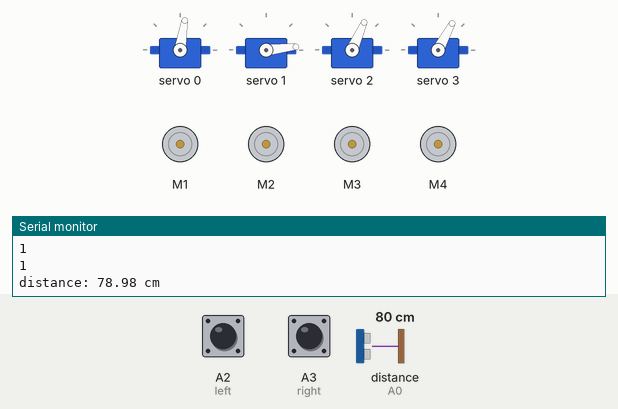
A sketch run on a simulated Arduino Uno, built with avr-gcc and run on an emulated ATmega328P. Parts: 4 × servo, 4 × DC motor (green arrow = forward, orange = backward, longer = faster), the last lines printed to the serial monitor. Wiring (inferred from the names in the program): ultrasonic range finder: trigger A1; echo A0. The test bench sets the inputs (shaded band); at power-on: distance to the obstacle (sensor on A0) 80 cm, A2 (left) HIGH, A3 (right) HIGH. The echo pulse lasts 58.3 µs per cm.

Above: at 1.2 s.
1.3 s: distance to the obstacle (sensor on A0) set to 12 cm
3.5 s: distance to the obstacle (sensor on A0) set to 9 cm
At 5.31 s:
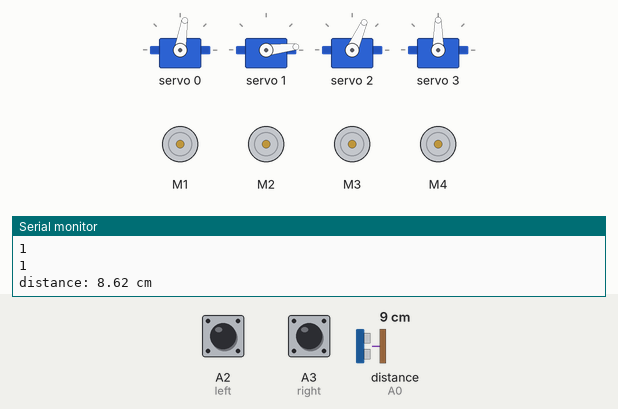
At 6.85 s:
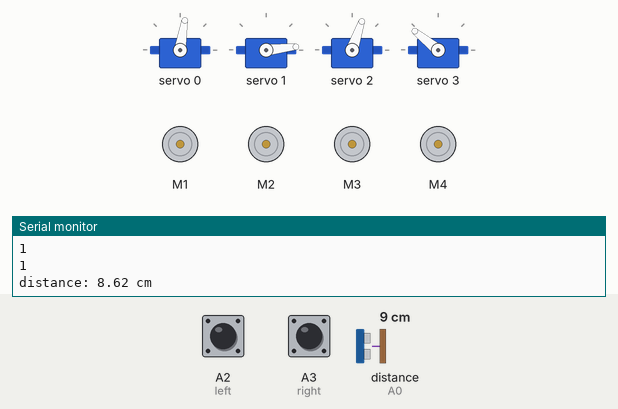
Timing chart, 0 to 25.1 s (numbered marks = the images above; inputs shaded):
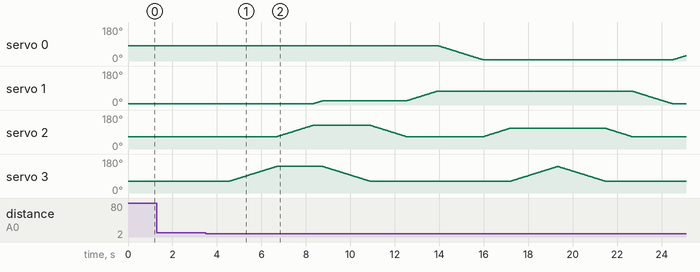

The sketch:

real_arduino_code.ino
```cpp
#include <AFMotor.h>
#include <Wire.h>
#include <Adafruit_PWMServoDriver.h>
Adafruit_PWMServoDriver srituhobby = Adafruit_PWMServoDriver();
//defining pins and variables
#define left A2
#define right A3
#define trigPin A1 // TRIG pin
#define echoPin A0 // ECHO pin
#define servo1 0
#define servo2 1
#define servo3 2
#define servo4 3
float duration_us, distance_cm;
//defining motors
AF_DCMotor motor1(1, MOTOR12_1KHZ);
AF_DCMotor motor2(2, MOTOR12_1KHZ);
AF_DCMotor motor3(3, MOTOR34_1KHZ);
AF_DCMotor motor4(4, MOTOR34_1KHZ);
void setup() {
 // begin serial port
 Serial.begin (9600);
 // configure the trigger pin to output mode
 pinMode(trigPin, OUTPUT);
 // configure the echo pin to input mode
pinMode(echoPin, INPUT);
 //declaring pin types
 pinMode(left,INPUT);
 pinMode(right,INPUT);
 srituhobby.begin();
 srituhobby.setPWMFreq(60);
 srituhobby.setPWM(servo1, 0, 340);
 srituhobby.setPWM(servo2, 0, 150);
 srituhobby.setPWM(servo3, 0, 300);
 srituhobby.setPWM(servo4, 0, 290);

}
void loop(){
 // generate 10-microsecond pulse to TRIG pin
 digitalWrite(trigPin, HIGH);
 delayMicroseconds(10);
 digitalWrite(trigPin, LOW);
 // measure duration of pulse from ECHO pin
 duration_us = pulseIn(echoPin, HIGH);
 // calculate the distance
 distance_cm = 0.017 * duration_us;
 // print the value to Serial Monitor
 Serial.print("distance: ");
 Serial.print(distance_cm);
 Serial.println(" cm");

 if(distance_cm <= 10.00){
 motor1.run(RELEASE);
 motor1.setSpeed(0);
 motor2.run(RELEASE);
 motor2.setSpeed(0);
 motor3.run(RELEASE);
 motor3.setSpeed(0);
 motor4.run(RELEASE);
 motor4.setSpeed(0);
 delay(1000);
 robotArm();
 }
 else{
 //printing values of the sensors to the serial monitor
 Serial.println(digitalRead(left));

 Serial.println(digitalRead(right));
 //line detected by both
 if(digitalRead(left)==0 && digitalRead(right)==0){
 //Forward
 motor1.run(FORWARD);
 motor1.setSpeed(120);
 motor2.run(FORWARD);
 motor2.setSpeed(120);
 motor3.run(FORWARD);
 motor3.setSpeed(120);
 motor4.run(FORWARD);
 motor4.setSpeed(120);
 }
//line detected by left sensor
 else if(digitalRead(left)==0 && !analogRead(right)==0){
 //turn left
 motor1.run(FORWARD);
 motor1.setSpeed(140);
 motor2.run(FORWARD);
 motor2.setSpeed(140);
 motor3.run(BACKWARD);
 motor3.setSpeed(140);
 motor4.run(BACKWARD);
 motor4.setSpeed(140);

 }
 //line detected by right sensor
 else if(!digitalRead(left)==0 && digitalRead(right)==0){
 //turn right
 motor1.run(BACKWARD);
 motor1.setSpeed(140);
 motor2.run(BACKWARD);
 motor2.setSpeed(140);
 motor3.run(FORWARD);
 motor3.setSpeed(140);
motor4.run(FORWARD);
 motor4.setSpeed(140);

 }
 //line detected by none
 else if(!digitalRead(left)==0 && !digitalRead(right)==0){
 //stop
 motor1.run(RELEASE);
 motor1.setSpeed(0);
 motor2.run(RELEASE);
 motor2.setSpeed(0);
 motor3.run(RELEASE);
 motor3.setSpeed(0);
 motor4.run(RELEASE);
 motor4.setSpeed(0);

 }
 }


}
void robotArm() {
 for (int S4value = 290; S4value <= 490; S4value++) {
 srituhobby.setPWM(servo4, 0, S4value);
 delay(10);
 }
 for (int S3value = 300; S3value <= 450; S3value++) {
 srituhobby.setPWM(servo3, 0, S3value);
 delay(10);
 }
for (int S2value = 150; S2value <= 190; S2value++) {
 srituhobby.setPWM(servo2, 0, S2value);
 delay(10);
 }
 for (int S4value = 490; S4value > 290; S4value--) {
 srituhobby.setPWM(servo4, 0, S4value);
 delay(10);
 }
 for (int S3value = 450; S3value > 300; S3value--) {
 srituhobby.setPWM(servo3, 0, S3value);
 delay(10);
 }
 for (int S2value = 190; S2value <= 320; S2value++) {
 srituhobby.setPWM(servo2, 0, S2value);
 delay(10);
 }
 for (int S1value = 340; S1value >= 150; S1value--) {
 srituhobby.setPWM(servo1, 0, S1value);
 delay(10);
 }
 for (int S3value = 300; S3value <= 410; S3value++) {
 srituhobby.setPWM(servo3, 0, S3value);
 delay(10);
 }
 for (int S4value = 290; S4value <= 490; S4value++) {
 srituhobby.setPWM(servo4, 0, S4value);
 delay(10);
 }
 for (int S4value = 490; S4value > 290; S4value--) {
 srituhobby.setPWM(servo4, 0, S4value);
 delay(10);
 }
 for (int S3value = 410; S3value > 300; S3value--) {
 srituhobby.setPWM(servo3, 0, S3value);
 delay(10);
 }
 for (int S2value = 320; S2value > 150; S2value--) {
 srituhobby.setPWM(servo2, 0, S2value);
 delay(10);
 }
 for (int S1value = 150; S1value < 340; S1value++) {
 srituhobby.setPWM(servo1, 0, S1value);
 delay(10);
 }
}
```

Measured:
- the behaviour switches between 11 and 10 cm on distance to the obstacle (sensor on A0) (found by bisection; images 0 and 1)
